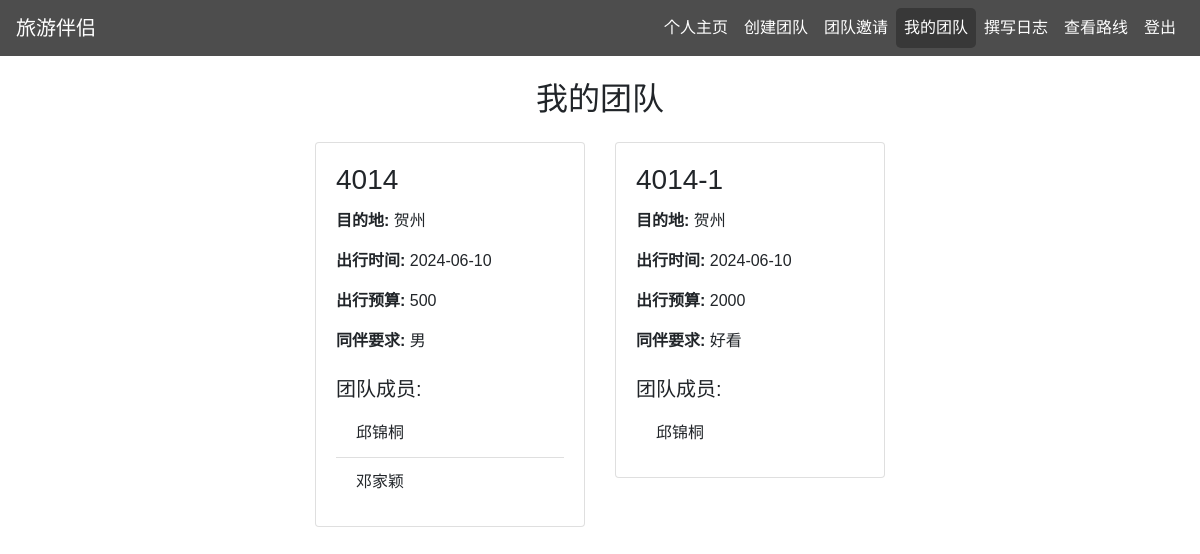
The app's page /my_teams (signed in) with its own data.
### demo/models.py (models this page shows)
class Team(db.Model):
    id = db.Column(db.Integer, primary_key=True)
    name = db.Column(db.String(120), nullable=False)
    destination = db.Column(db.String(120), nullable=False)
    time = db.Column(db.String(120), nullable=False)
    price = db.Column(db.String(120), nullable=False)
    companion_requirements = db.Column(db.String(500), nullable=False)
    creator_id = db.Column(db.Integer, db.ForeignKey('user.id'), nullable=False)
    creator = db.relationship('User', backref=db.backref('created_teams', lazy=True))
    members = db.relationship('User', secondary='team_members', backref=db.backref('teams', lazy=True))

class User(db.Model):
    id = db.Column(db.Integer, primary_key=True)
    username = db.Column(db.String(80), unique=True, nullable=False)
    password = db.Column(db.String(80), nullable=False)
    age = db.Column(db.Integer, nullable=False)
    gender = db.Column(db.String(10), nullable=False)
    location = db.Column(db.String(120), nullable=False)
    budget = db.Column(db.String(120), nullable=False)
    interests = db.Column(db.String(500), nullable=False)
    companion_requirements = db.Column(db.String(120))  # 新增字段

### demo/app.py (the view)
@app.route('/my_teams')
def my_teams():
    user_id = session.get('user_id')
    if not user_id:
        return redirect(url_for('login'))
    user = User.query.get(user_id)
    teams = user.teams
    return render_template('my_teams.html', teams=teams)

### demo/templates/my_teams.html (shortened to what this page needs)
{% extends "base.html" %}
{% block content %}
<h2 class="text-center my-4">我的团队</h2>
<div class="row">
    {% for team in teams %}
        <div class="col-md-6 mb-4">
            <div class="card">
                <div class="card-body">
                    <h3 class="card-title">{{ team.name }}</h3>
                    <p class="card-text"><strong>目的地:</strong> {{ team.destination }}</p>
                    <p class="card-text"><strong>出行时间:</strong> {{ team.time }}</p>
                    <p class="card-text"><strong>出行预算:</strong> {{ team.price }}</p>
                    <p class="card-text"><strong>同伴要求:</strong> {{ team.companion_requirements }}</p>
                    <h5 class="mt-4">团队成员:</h5>
                    <ul class="list-group list-group-flush">
                        {% for member in team.members %}
                            <li class="list-group-item">{{ member.username }}</li>
                        {% endfor %}
                    </ul>
                </div>
            </div>
        </div>
    {% endfor %}
</div>
{% endblock %}

### demo/static/css/styles.css (style rules this page uses)
body { font-family: Arial, sans-serif; }

### records on screen
Team: name "4014", destination "贺州", time "2024-06-10", price "500", companion_requirements "男"
User: username "邱锦桐"
User: username "邓家颖"
Team: name "4014-1", destination "贺州", time "2024-06-10", price "2000", companion_requirements "好看"
